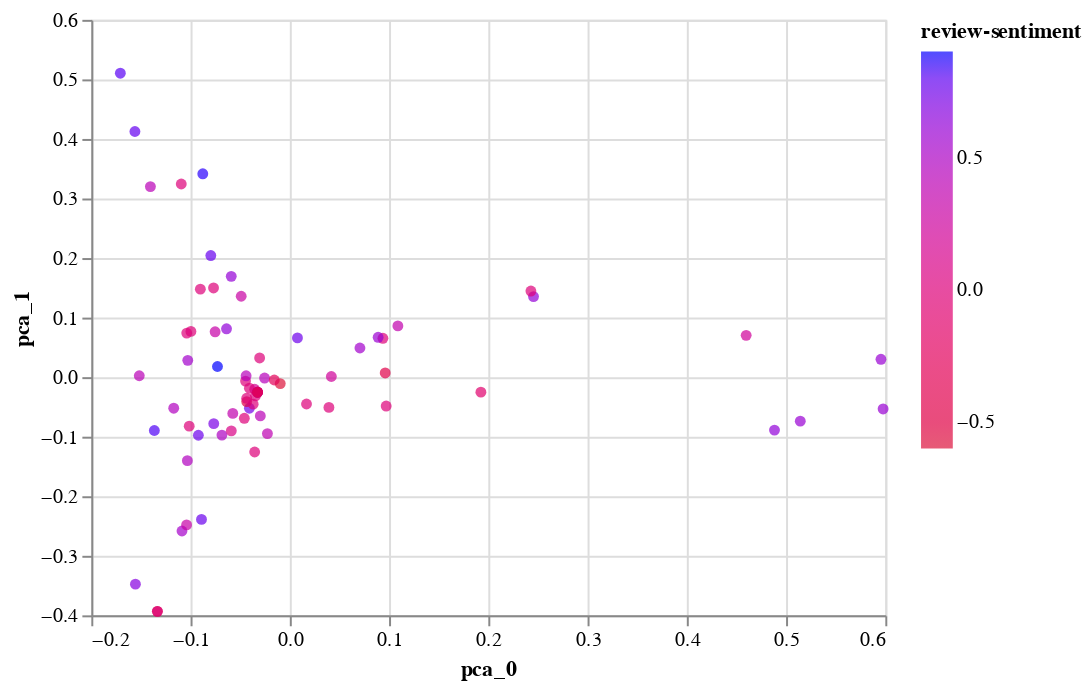

Source (notebook cell):
### Code cell
alt.Chart(df).mark_circle().encode(
    alt.X('pca_0'),
    alt.Y('pca_1'),
    color=alt.Color(field='review-sentiment', type='quantitative', scale=alt.Scale(range=["crimson", "blue"])),
)
